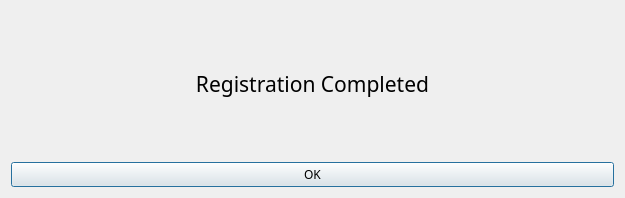
<?xml version="1.0" encoding="UTF-8"?>
<ui version="4.0">
 <class>Dialog</class>
 <widget class="QDialog" name="Dialog">
  <property name="geometry">
   <rect>
    <x>0</x>
    <y>0</y>
    <width>625</width>
    <height>198</height>
   </rect>
  </property>
  <property name="windowTitle">
   <string>Registration</string>
  </property>
  <layout class="QGridLayout" name="gridLayout">
   <item row="0" column="0">
    <layout class="QVBoxLayout" name="verticalLayout">
     <item>
      <widget class="QLabel" name="label">
       <property name="font">
        <font>
         <family>OCR A Extended</family>
         <pointsize>16</pointsize>
        </font>
       </property>
       <property name="layoutDirection">
        <enum>Qt::LeftToRight</enum>
       </property>
       <property name="text">
        <string>Registration Completed</string>
       </property>
       <property name="textFormat">
        <enum>Qt::PlainText</enum>
       </property>
       <property name="alignment">
        <set>Qt::AlignCenter</set>
       </property>
      </widget>
     </item>
     <item>
      <widget class="QPushButton" name="ok_butn">
       <property name="font">
        <font>
         <family>OCR A Extended</family>
         <pointsize>9</pointsize>
        </font>
       </property>
       <property name="text">
        <string>OK</string>
       </property>
      </widget>
     </item>
    </layout>
   </item>
  </layout>
 </widget>
 <resources/>
 <connections/>
</ui>
